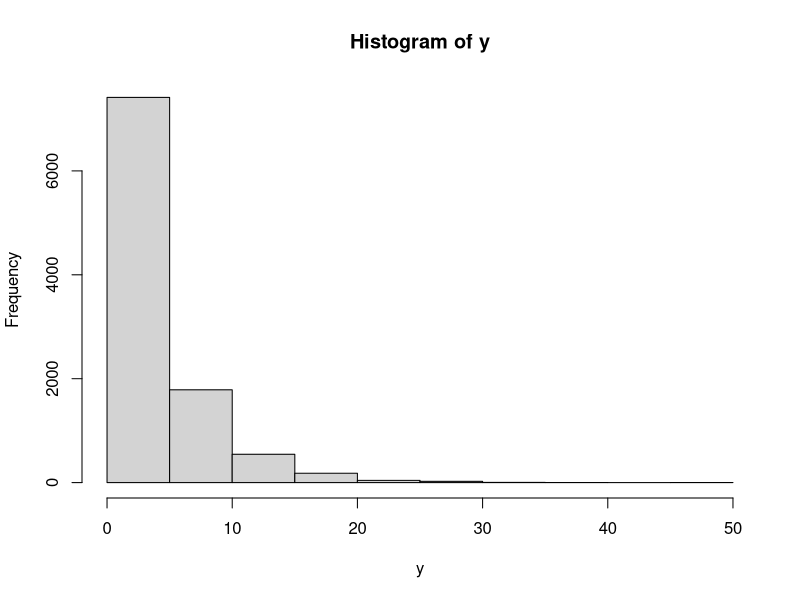

The R script that drew this image:
#a
n = 3
p = 0.20
dgeom(x = n, prob = p)

#b
mean(rgeom(n = 10000, prob = p) == 3)


#d
x=10000
y=rgeom(x,.2)
hist(y)

#e
1/p
(1-p)/ p^2

